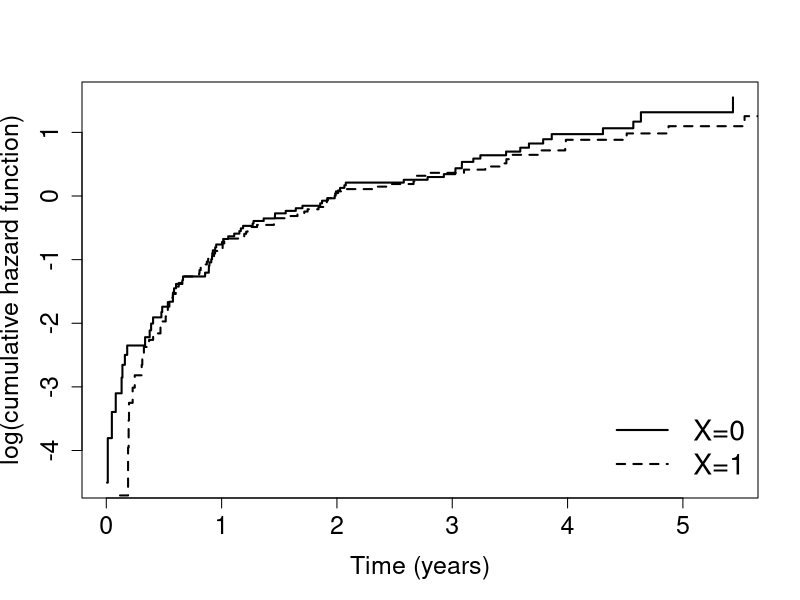
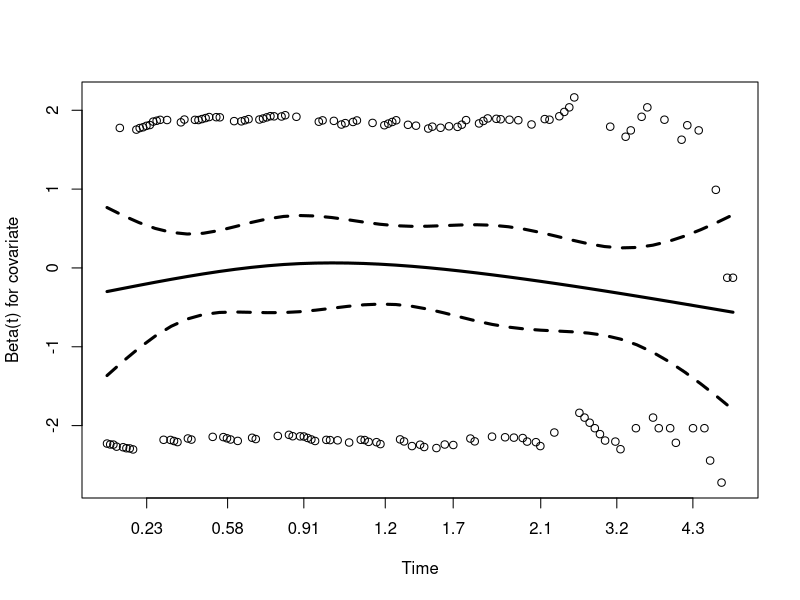

The R script that drew these images, in order: (Note: this script raises an error after producing the figures.)
## removes all objects from memory
remove(list=ls())
## required packages
require(survival)
require(optimx)
require(tidyverse)
require(ucminf)
require(msm)

################################################
## Part 1
### reading the example data
data=read.csv("exemplo_gtdl.csv")


################################################
## Part 2
##### The  assumption  of  PH  is  verified  by  means  of the 
##### graph of the logarithm of cumulative hazard versus time and
##### Shoenfeld residulas, for each covariate

### The log-cumulative hazard plots versus time
mod1 <- coxph(Surv(Time[covariate=='0'],censure[covariate=='0'])~1,data=data,method="breslow")
summary(mod1)
ss=survfit(mod1)
s0=round(ss$surv,3)
H0=-log(s0)
plot(ss$time,log(H0),type='s', cex.lab=1.5, cex.axis=1.5, lty=1, lwd=2, ylab="log(cumulative hazard function)", xlab="Time (years)")
mod2 <- coxph(Surv(Time[covariate=='1'],censure[covariate=='1'])~1,data=data,method="breslow")
summary(mod2)
ss=survfit(mod2)
s0=round(ss$surv,3)
H0=-log(s0)
par(new=T)
lines(ss$time,log(H0),type='s', lty=2, lwd=2)
legend("bottomright",c("X=0","X=1"),lwd=2,col=1,lty=c(1,2,3),bty="n", cex=1.7)


## Shoenfeld residue analysis
mod <- coxph(Surv(Time,censure)~covariate,data=data)
residuo <- cox.zph(fit=mod, terms=T)
residuo$table
summary(residuo)
plot(residuo, ylab="Beta(t) for covariate", lwd=3, xlab="Time")



################################################
## Part 3
#### Maximum Likelihood Estimation

### Function -log-likelihood GTDL gamma frailty model
## par = parameter vector
## data_ = matrix containing time, censorship indicator, intercept and covariates
## data_alpha = regression in the alpha parameter
log_like_beta_alpha_gama=function(par,dados_, dados_alpha){
  tempo=dados_[,1]
  cens=dados_[,2]
  x=dados_[,3:ncol(dados_)]
  x=as.matrix(x)
  dim=ncol(x)
  dados_alpha=as.matrix(dados_alpha)
  dim2=ncol(dados_alpha)
  tempo=as.matrix(tempo)
  alpha=matrix(par[1: dim2], ncol=dim2, nrow=1)
  beta=matrix(par[(dim2+1): (dim2+dim)], ncol=dim, nrow=1)
  theta=exp(par[(dim2+1+dim)])
  alpha_t=dados_alpha%*%t(alpha)
  funcao1=exp(x%*%t(beta))
  funcao2=exp(alpha_t*tempo+x%*%t(beta))
  funcao3=log((1+funcao2)/(1+funcao1))
  aux=+sum(cens*(x%*%t(beta)))+sum(alpha_t*tempo*cens) -sum(cens*log(1+funcao2))+sum((-cens-1/theta)*log(1+(theta/alpha_t)*funcao3))
  return(-aux)
}



### Function -log-likelihood GTDL model
## par = parameter vector
## data_ = matrix containing time, censorship indicator, intercept and covariates
## data_alpha = regression in the alpha parameter
log_like_beta_alpha=function(par,dados_, dados_alpha){
  tempo=dados_[,1]
  cens=dados_[,2]
  x=dados_[,3:ncol(dados_)]
  x=as.matrix(x)
  dim=ncol(x)
  dados_alpha=as.matrix(dados_alpha)
  dim2=ncol(dados_alpha)
  tempo=as.matrix(tempo)
  alpha=matrix(par[1: dim2], ncol=dim2, nrow=1)
  beta=matrix(par[(dim2+1): (dim2+dim)], ncol=dim, nrow=1)
  alpha_t=dados_alpha%*%t(alpha)
  funcao1=exp(x%*%t(beta))
  funcao2=exp(alpha_t*tempo+x%*%t(beta))
  funcao3=log((1+funcao2)/(1+funcao1))
  aux=+sum(cens*(x%*%t(beta)))+sum(alpha_t*tempo*cens)-sum((cens+1/alpha_t)*log(1+funcao2))+sum((1/alpha_t)*log(1+funcao1))
  return(-aux)
}


### formatting the covariates
dados_beta=data%>%
  select(Time, censure, intercepto, covariate)
dados_beta=as.matrix(dados_beta)

dados_alpha=data%>%
  select(intercepto)
dados_alpha=as.matrix(dados_alpha)

###### Maximum likelihood estimate of the GTDL model 
chute=rep(0.1,3)  #initial value
emv1=optimr(par=chute, log_like_beta_alpha, dados_=dados_beta, dados_alpha=dados_alpha, hessian=T,method='ucminf')  
emv1

### maximum likelihood estimate, standard error, and  asymptotic confidence interval 
result1=matrix(NA, ncol=4, nrow=3)
result1[,1]=emv1$par
result1[,2]=sqrt(diag(solve(emv1$hessian)))
result1[,3]=result1[,1]-1.645*result1[,2]
result1[,4]=result1[,1]+1.645*result1[,2]
result1


###### Maximum likelihood estimate of the GTDL gamma frailty model 
chute2=rep(0.1,4) #initial value
emv2=optimr(par=chute2, log_like_beta_alpha_gama, dados_=dados_beta, dados_alpha=dados_alpha, hessian=T,method='ucminf')
emv2

### maximum likelihood estimate, standard error, and  asymptotic confidence interval 
result2=matrix(NA, ncol=4, nrow=4)
result2[,1]=c(emv2$par[1:3],exp(emv2$par[4]))
result2[,2]=c(sqrt(diag(solve(emv2$hessian)))[1:3], deltamethod (~ exp(x4), emv2$par, solve(emv2$hessian)))
result2[,3]=result2[,1]-1.645*result2[,2]
result2[,4]=result2[,1]+1.645*result2[,2]
result2


################################################
## Part 4
#### Residual analysis

### reliability calculation based on the GTDL model
#time= time 
#x= covariates
#par= maximum likelihood estimate
confiabilidade_gtdl=function(time, x, par){
  x=as.matrix(x)
  dim=ncol(x)
  alpha=par[1]
  beta=matrix(par[2: (1+dim)], ncol=dim, nrow=1)
  xbeta=x%*%t(beta)
  funcao1=exp(alpha*time+xbeta)
  funcao2=exp(xbeta)
  aux=((1+funcao1)/(1+funcao2))^(-1/alpha)
  return(aux)
}

### residual plot + envelope
## argument x=residuals
envelopeDS <- function(x){
  U	         <- x
  n	         <- length(x)
  d2s 	     <- sort(U)
  xq2 	     <- qnorm(ppoints(n))
  Xsim 	     <- matrix(0, 100, n)
  for(i in 1:100){
    u2       <- rnorm(n)
    Xsim[i,] <- u2
  }
  Xsim2      <- apply(Xsim, 1, sort)
  d21        <- matrix(0, n, 1)
  d22        <- matrix(0, n, 1)
  for(i in 1:n){
    d21[i]  <- quantile(Xsim2[i,], 0.025)
    d22[i]  <- quantile(Xsim2[i,], 0.975)
  }
  d2med      <- apply(Xsim2, 1, mean)
  fy         <- range(d2s, d21, d22)
  plot(xq2, d2s, xlab = quote("Theoretical Quantiles"),
       ylab = quote("Quantile Residuals"), 
       pch = 20, ylim = fy)
  par(new = T)
  plot(xq2, d21, type = "l", ylim = fy, xlab = "", ylab = "", lwd=1.2)
  par(new = T)
  plot(xq2, d2med, type = "l", ylim = fy, xlab = "", ylab = "", lwd=2)
  par(new = T)
  plot(xq2, d22, type = "l", ylim = fy, xlab = "", ylab = "", lwd=1.2)
}


## residuals plot 
x=dados_beta[,3:4]
conf=confiabilidade_gtdl(data$Time,x, emv1$par)
qr <- qnorm(data$censure* (1 - conf) + (1-data$censure)*runif(nrow(x),1-conf))
envelopeDS(qr) 


### Global influence analysis
gd_i=numeric()  #cook's distance
ld=numeric()  #likelihood distance
convergencia=numeric()
for(j in 1:nrow(x)){
  dados_alpha_=dados_alpha[-j,]
  dados_beta_=dados_beta[-j,]
  chute=emv1$par
  emv_aux=optimr(par=chute, log_like_beta_alpha, dados_=dados_beta_, dados_alpha=dados_alpha_, hessian=T,method='ucminf')
  convergencia[j]=emv_aux$convergence
  gd_i[j]=t(emv1$par-emv_aux$par)%*%solve(emv1$hessian)%*%(emv1$par-emv_aux$par)
  ld[j]=2*(-emv1$value+emv_aux$value)  
}


summary(convergencia)
summary(gd_i)
summary(ld)

## cook's distance
plot(seq(1,nrow(x)), gd_i, type='h', lwd=2, ylab="Generalized Cook Distance" , xlab="Index", cex.lab=1.5, cex.axis=1.5)

#likelihood distance
plot(seq(1,nrow(x)), ld, type='h', lwd=2, ylab="Likelihood Distance ", xlab="Index", cex.lab=1.5, cex.axis=1.5)
